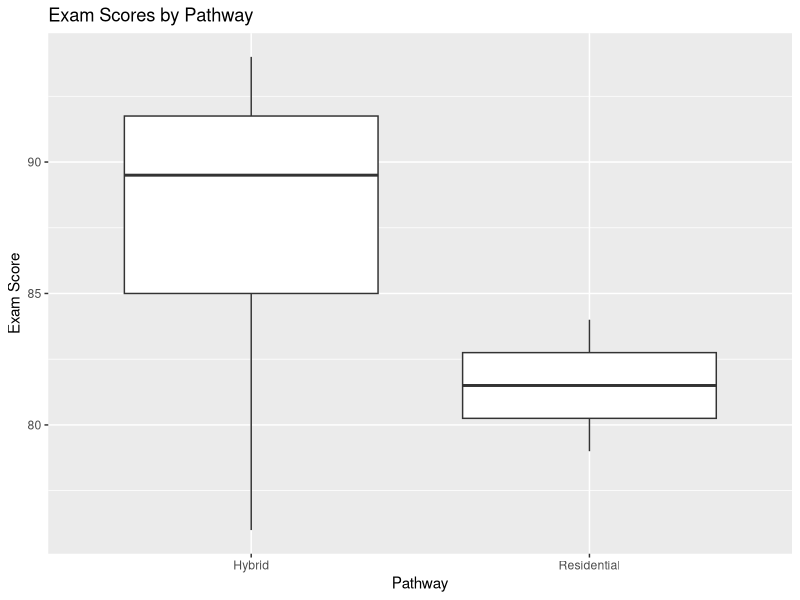

Reproduce this figure in R.
## ---- chunk 1
library(tidyverse)
## ---- chunk 2
rehab_data <- tibble(
  student_id = c(1001, 1002, 1003, 1003, 1004, 1005, 1006, 1007),
  pathway = c("Residential", "Hybrid", "Residential", "Residential", "Hybrid ", "hybrid", "Hybrid", "Residential"),
  exam_score = c(84, 91, NA, NA, 76, 88, 94, 79),
  attendance_rate = c(0.96, 0.88, 0.91, 0.91, NA, 0.85, 0.99, 0.92),
  final_status = c("Pass", "Pass", "At Risk", "At Risk", "pass", "Pass", "Pass", "Pass "),
  notes = c("", "needs follow-up", "missing exam", "missing exam", NA, "", "excellent", "")
)

rehab_data
## ---- chunk 3
glimpse(rehab_data)
## ---- chunk 4
clean_names_data <- rehab_data %>% 
  rename(
    status = final_status,
    attendance = attendance_rate
  )

clean_names_data
## ---- chunk 5
clean_text_data <- clean_names_data %>% 
  mutate(
    pathway = str_trim(pathway),
    pathway = str_to_title(pathway),
    status = str_trim(status),
    status = str_to_title(status)
  )

clean_text_data
## ---- chunk 6
count(clean_text_data, pathway)
count(clean_text_data, status)
## ---- chunk 7
colSums(is.na(clean_text_data))
## ---- chunk 8
clean_text_data %>% 
  filter(is.na(exam_score))
## ---- chunk 9
clean_text_data %>% 
  count(student_id) %>% 
  filter(n > 1)
## ---- chunk 10
no_duplicates_data <- clean_text_data %>% 
  distinct(student_id, .keep_all = TRUE)

no_duplicates_data
## ---- chunk 11
clean_rehab_data <- no_duplicates_data %>% 
  mutate(
    below_80 = if_else(exam_score < 80, "Yes", "No", missing = "Missing"),
    attendance_band = case_when(
      is.na(attendance) ~ "Missing",
      attendance >= 0.95 ~ "High",
      attendance >= 0.90 ~ "Moderate",
      TRUE ~ "Low"
    )
  )

clean_rehab_data
## ---- chunk 12
clean_rehab_data %>% 
  group_by(pathway) %>% 
  summarize(
    n_students = n(),
    avg_exam_score = mean(exam_score, na.rm = TRUE),
    avg_attendance = mean(attendance, na.rm = TRUE)
  )
## ---- chunk 13
count(clean_rehab_data, below_80)
count(clean_rehab_data, attendance_band)
## ---- chunk 14
ggplot(clean_rehab_data, aes(x = pathway, y = exam_score)) +
  geom_boxplot() +
  labs(
    title = "Exam Scores by Pathway",
    x = "Pathway",
    y = "Exam Score"
  )
